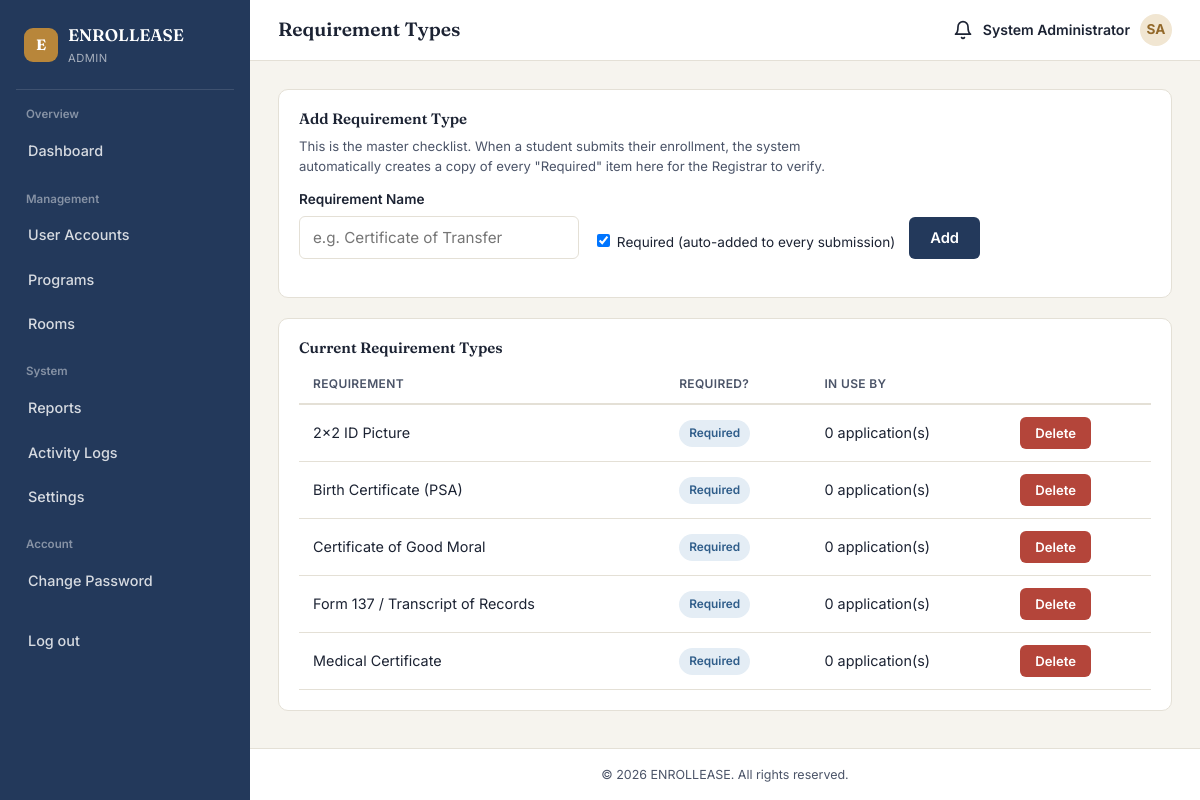
The app's page /registrar/requirement-types.php (signed in) with its own data.
### tables this page shows
CREATE TABLE requirement_types (
    requirement_type_id INT AUTO_INCREMENT PRIMARY KEY,
    requirement_name VARCHAR(150) NOT NULL,
    is_required TINYINT(1) NOT NULL DEFAULT 1
);

### includes/functions.php (called while the page is built, shortened)
<?php
function e(?string $value): string
{
    return htmlspecialchars($value ?? '', ENT_QUOTES, 'UTF-8');
}

### registrar/requirement-types.php (the view, shortened to what this page needs)
<?php
require_once __DIR__ . '/../includes/auth.php';
$types = $pdo->query(
    "SELECT rt.*, (SELECT COUNT(*) FROM enrollment_requirements er WHERE er.requirement_type_id = rt.requirement_type_id) AS usage_count
     FROM requirement_types rt ORDER BY rt.requirement_name"
)->fetchAll();
$pageTitle = 'Requirement Types';
require_once __DIR__ . '/../includes/header.php';
?>
<div class="card">
    <h4>Add Requirement Type</h4>
    <p class="helper-text">This is the master checklist. When a student submits their enrollment, the system
        automatically creates a copy of every "Required" item here for the Registrar to verify.</p>
    <form method="POST" style="display:flex; gap:14px; align-items:flex-end; flex-wrap:wrap;">
        <div class="field" style="min-width:280px;"><label>Requirement Name</label><input type="text"
                name="requirement_name" placeholder="e.g. Certificate of Transfer" required></div>
        <div class="field"><label style="font-weight:400;"><input type="checkbox" name="is_required" checked
                    style="width:auto;"> Required (auto-added to every submission)</label></div>
        <div class="field"><label style="visibility:hidden;">&nbsp;</label><button class="btn btn-primary"
                type="submit">Add</button></div>
    </form>
</div>
<div class="card" style="margin-top:20px;">
    <h4>Current Requirement Types</h4>
    <table>
        <thead>
            <tr>
                <th>Requirement</th>
                <th>Required?</th>
                <th>In Use By</th>
                <th></th>
            </tr>
        </thead>
        <tbody>
            <?php foreach ($types as $t): ?>
                <tr>
                    <td><?= e($t['requirement_name']) ?></td>
                    <td><span
                            class="badge badge-<?= $t['is_required'] ? 'info' : 'neutral' ?>"><?= $t['is_required'] ? 'Required' : 'Optional' ?></span>
                    </td>
                    <td><?= (int) $t['usage_count'] ?> application(s)</td>
                    <td>
                        <?php if ((int) $t['usage_count'] === 0): ?>
                            <form method="POST"><?= csrfField() ?>
                                <button class="btn btn-danger btn-sm"
                                    data-confirm="Delete this requirement type?">Delete</button>
                            </form>
                        <?php else: ?>
                            <span class="helper-text">In use</span>
                        <?php endif; ?>
                    </td>
                </tr>
            <?php endforeach; ?>
        </tbody>
    </table>
</div>
<?php require_once __DIR__ . '/../includes/footer.php'; ?>

### includes/header.php (shortened to what this page needs)
<?php
$pageTitle = $pageTitle ?? SITE_NAME;
$roleName = $_SESSION['role_name'] ?? '';
$initials = strtoupper(substr($_SESSION['first_name'] ?? 'U', 0, 1) . substr($_SESSION['last_name'] ?? '', 0, 1));
$currentPage = basename($_SERVER['SCRIPT_NAME'], '.php');
?>
<!DOCTYPE html>
<html lang="en">
<head>
<link rel="stylesheet" href="<?= BASE_URL ?>/assets/css/style.css">
</head>
<body>
<div class="app">
    <aside class="sidebar">
        <div class="brand">
            <div class="mark">E</div>
            <div>
                <div class="name"><?= e(SITE_NAME) ?></div>
                <div class="role-badge"><?= e(str_replace('_', ' ', $roleName)) ?></div>
            </div>
        </div>
        <?php foreach (($navByRole[$roleName] ?? []) as $group): foreach ($group as $label => $links): ?>
        <div class="nav-group">
            <div class="label"><?= e($label) ?></div>
            <?php foreach ($links as [$text, $href, $key]): ?>
            <a class="nav-link <?= $currentPage === $key ? 'active' : '' ?>" href="<?= BASE_URL . $href ?>"><?= e($text) ?></a>
            <?php endforeach; ?>
        </div>
        <?php endforeach; endforeach; ?>
        <div class="nav-group">
            <a class="nav-link" href="<?= BASE_URL ?>/auth/logout">Log out</a>
        </div>
    </aside>
    <div class="main">
        <div class="topbar">
            <div style="display:flex;align-items:center;gap:12px;">
                <div class="page-title"><?= e($pageTitle) ?></div>
            </div>
            <div class="user-chip">
                <a href="<?= BASE_URL ?>/notifications" style="position:relative; display:flex; align-items:center; color:var(--ink); text-decoration:none;" aria-label="Notifications">
                    <svg width="20" height="20" viewBox="0 0 24 24" fill="none" stroke="currentColor" stroke-width="2" stroke-linecap="round" stroke-linejoin="round" aria-hidden="true">
                        <path d="M18 8a6 6 0 0 0-12 0c0 7-3 9-3 9h18s-3-2-3-9"></path>
                        <path d="M13.73 21a2 2 0 0 1-3.46 0"></path>
                    </svg>
                </a>
                <?php $profileLink = $roleName === 'student' ? '/student/profile' : '/account-settings'; ?>
                <a href="<?= BASE_URL . $profileLink ?>" style="display:flex; align-items:center; gap:10px; color:var(--ink); text-decoration:none;" title="View profile / account settings">
                    <span><?= e($_SESSION['first_name'] . ' ' . $_SESSION['last_name']) ?></span>
                    <div class="avatar"><?= e($initials) ?></div>
                </a>
            </div>
        </div>
        <div class="content">

### includes/footer.php (shortened to what this page needs)
</div>
<footer class="app-footer">&copy; <?= date('Y') ?> <?= e(SITE_NAME) ?>. All rights reserved.</footer>
</div>
</div>
</body>
</html>

### records on screen
requirement_types: requirement_name "2x2 ID Picture", is_required "Required", usage_count "0"
requirement_types: requirement_name "Birth Certificate (PSA)", is_required "Required", usage_count "0"
requirement_types: requirement_name "Certificate of Good Moral", is_required "Required", usage_count "0"
requirement_types: requirement_name "Form 137 / Transcript of Records", is_required "Required", usage_count "0"
requirement_types: requirement_name "Medical Certificate", is_required "Required", usage_count "0"

### other values on screen
SITE_NAME "ENROLLEASE"
str_replace('_', ' ', $roleName) "ADMIN"
$label "Overview"
$text "Dashboard"
$label "Management"
$text "User Accounts"
$text "Programs"
$text "Rooms"
$label "System"
$text "Reports"
$text "Activity Logs"
$text "Settings"
$label "Account"
$text "Change Password"
$pageTitle "Requirement Types"
